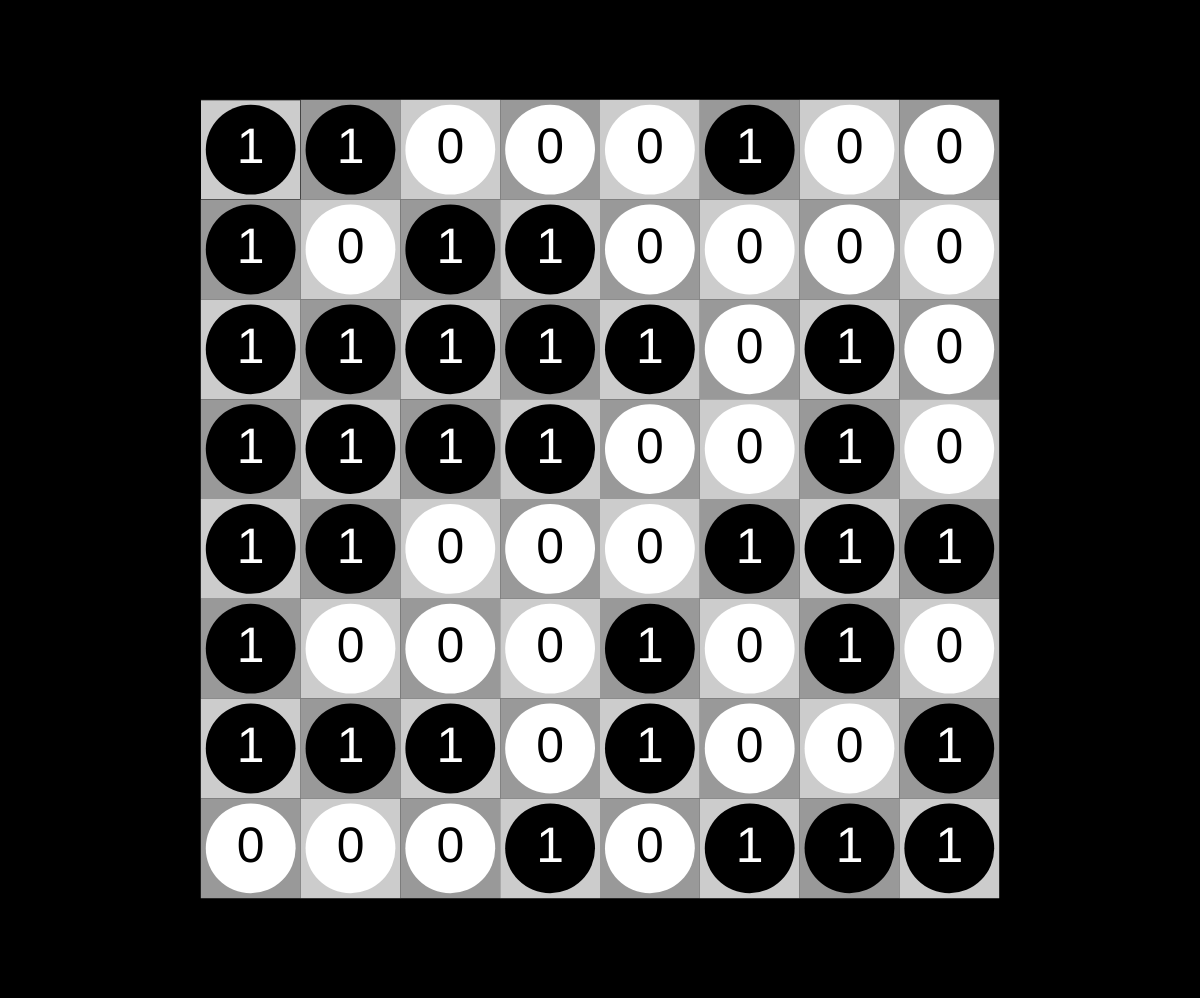
Frame 1 (no input)
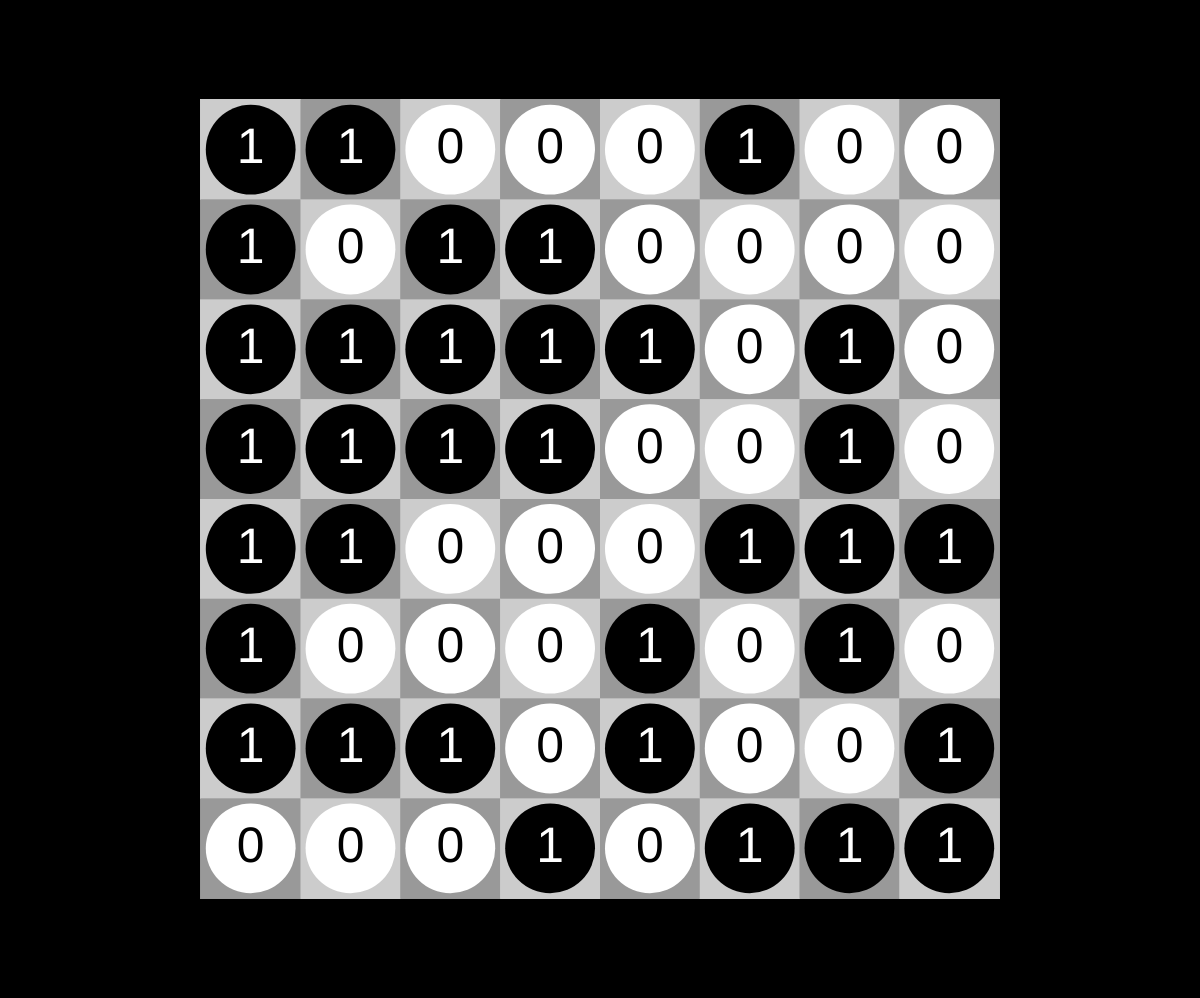
Frame 60 (no input)
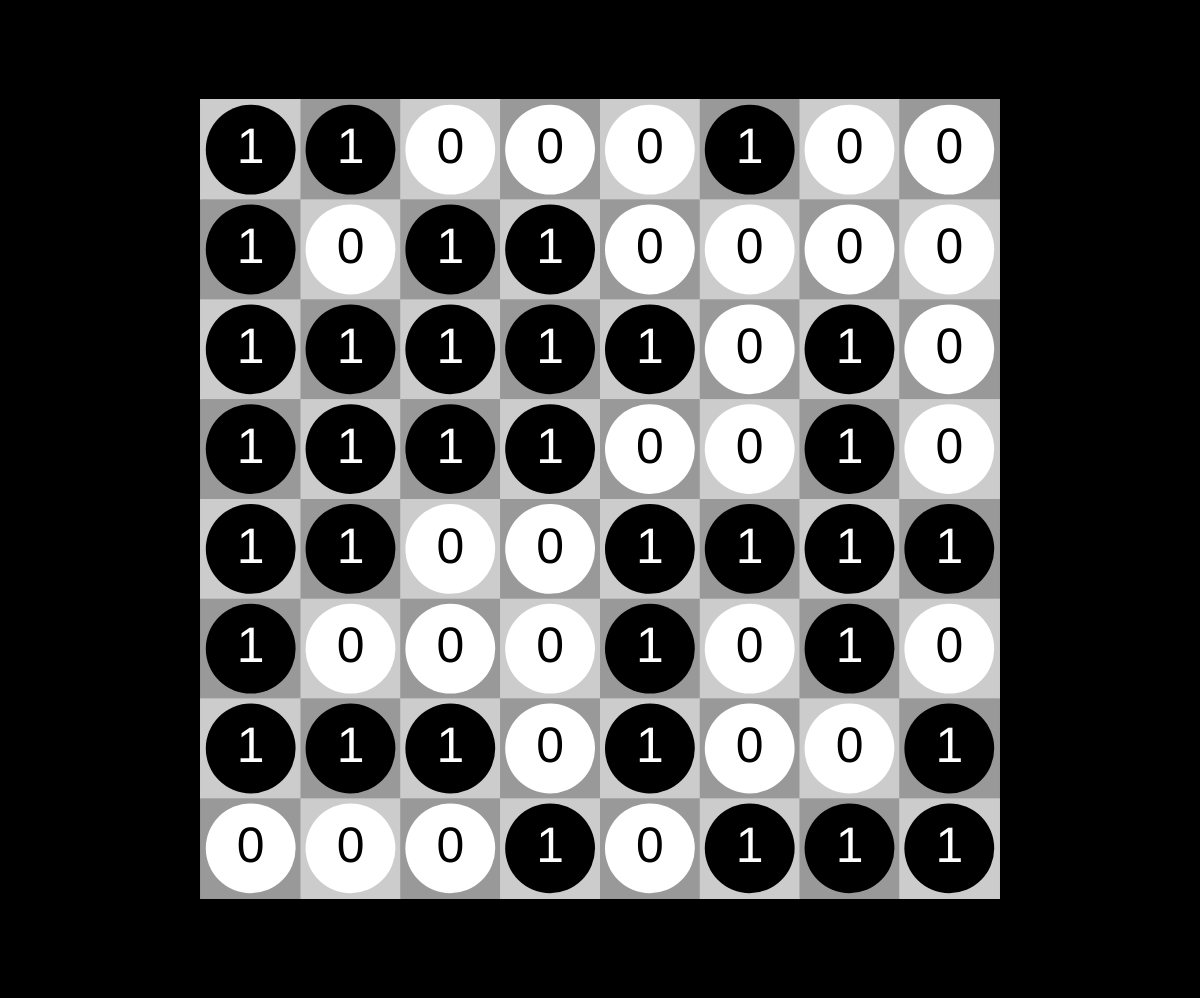
Frame 120 (the mouse pressed at the canvas centre since frame 60)

The p5.js sketch that drew these frames (run headless with seeded random() and noise() and a simulated clock; from frame 60 on, the mouse is pressed at the canvas centre):

// p5.js sketch
// ── sketch.js
let boardSize = 8;
let coinValues = [];
let coinSize;
let xOffset;
let yOffset;

function setup() {
  
    var cnv = createCanvas(windowWidth, windowHeight - 2);
    var cnvx = (windowWidth - width) / 2;
    var cnvy = (windowHeight - height) / 2;
    cnv.position(cnvx, cnvy);
  background(0);
  createBoard();
}

function draw() {
  drawBoard();
}

function keyPressed() {
  if (key == 'r') {
    randomizeCoins();
  }
}

function mousePressed() {
  let xIndex = floor((mouseX - xOffset) / coinSize);
  let yIndex = floor((mouseY - yOffset) / coinSize);
  if (xIndex >= 0 && xIndex < boardSize && yIndex >= 0 && yIndex < boardSize) {
    coinValues[yIndex][xIndex] = (coinValues[yIndex][xIndex] + 1) % 2;
  }
}

function createBoard() {
  for (let i = 0; i < boardSize; i++) {
    coinValues[i] = [];
    for (let j = 0; j < boardSize; j++) {
      coinValues[i][j] = Math.round(Math.random());
    }
  }
}

function drawBoard() {
  coinSize = min(width, height) / (boardSize + 2);
  xOffset = (width - (boardSize * coinSize)) / 2;
  yOffset = (height - (boardSize * coinSize)) / 2;
  for (let i = 0; i < boardSize; i++) {
    for (let j = 0; j < boardSize; j++) {
      fill((i + j) % 2 == 0 ? '#CCCCCC' : '#999999');
      let x = j * coinSize + xOffset;
      let y = i * coinSize + yOffset;
      rect(x, y, coinSize, coinSize);
      noStroke();
      fill(coinValues[i][j] == 0 ? 'white' : 'black');
      ellipse(x + coinSize / 2, y + coinSize / 2, coinSize * 0.9);
      fill(coinValues[i][j] == 0 ? 'black' : 'white');
      textAlign(CENTER, CENTER);
      textSize(coinSize * 0.5);
      text(coinValues[i][j], x + coinSize / 2, y + coinSize / 2);
    }
  }
}

function randomizeCoins() {
  for (let i = 0; i < boardSize; i++) {
    for (let j = 0; j < boardSize; j++) {
      coinValues[i][j] = Math.round(Math.random());
    }
  }
}

function windowResized() {
  
    var cnv = createCanvas(windowWidth, windowHeight - 2);
    var cnvx = (windowWidth - width) / 2;
    var cnvy = (windowHeight - height) / 2;
    cnv.position(cnvx, cnvy);
}
